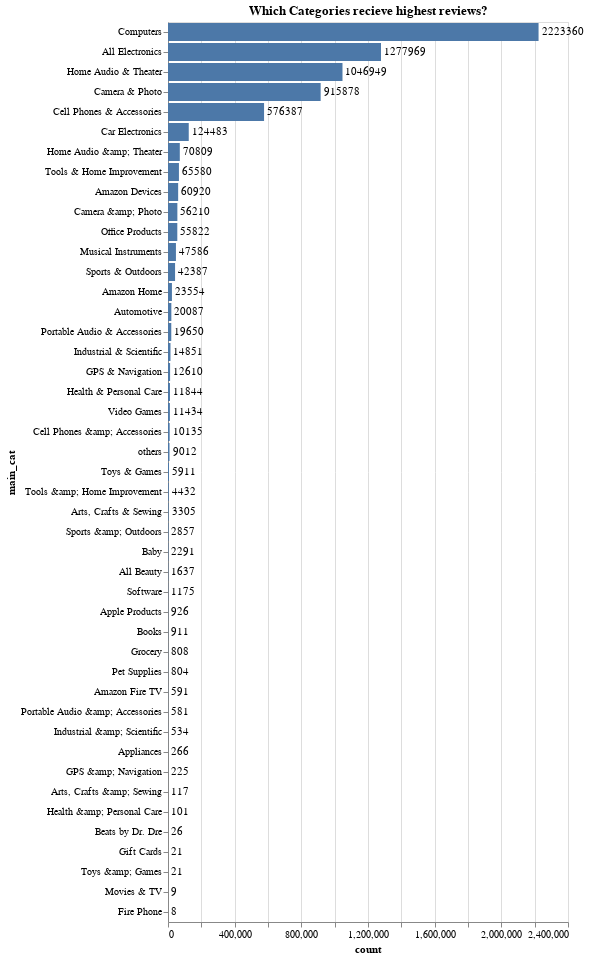

The cell this chart's notebook holds for it:
### Code cell
cats = data.groupby('main_cat').size().reset_index()
cats.columns = ['main_cat', 'count']
bars = alt.Chart(cats).mark_bar().encode(
    x='count:Q',
    y=alt.Y('main_cat', sort='-x')
)
text = bars.mark_text(
    align='left',
    baseline='middle',
    dx=3  # Nudges text to right so it doesn't appear on top of the bar
).encode(
    text='count:Q'
)
(bars + text).properties(title='Which Categories recieve highest reviews?' ,height=900)

### Figure 1 — Vega-Lite specification as saved in the notebook (floating-point values rounded to 4 significant figures)
{"config": {"view": {"continuousWidth": 400, "continuousHeight": 300}}, "layer": [{"mark": "bar", "encoding": {"x": {"field": "count", "type": "quantitative"}, "y": {"field": "main_cat", "sort": "-x", "type": "nominal"}}}, {"mark": {"type": "text", "align": "left", "baseline": "middle", "dx": 3}, "encoding": {"text": {"field": "count", "type": "quantitative"}, "x": {"field": "count", "type": "quantitative"}, "y": {"field": "main_cat", "sort": "-x", "type": "nominal"}}}], "data": {"name": "data-bfee497c85c50b6d7718a987822e9ab9"}, "height": 900, "title": "Which Categories recieve highest reviews?", "$schema": "https://vega.github.io/schema/vega-lite/v4.17.0.json", "datasets": {"data-bfee497c85c50b6d7718a987822e9ab9": [{"main_cat": "All Beauty", "count": 1637}, {"main_cat": "All Electronics", "count": 1277969}, {"main_cat": "Amazon Devices", "count": 60920}, {"main_cat": "Amazon Fire TV", "count": 591}, {"main_cat": "Amazon Home", "count": 23554}, {"main_cat": "Apple Products", "count": 926}, {"main_cat": "Appliances", "count": 266}, {"main_cat": "Arts, Crafts & Sewing", "count": 3305}, {"main_cat": "Arts, Crafts &amp; Sewing", "count": 117}, {"main_cat": "Automotive", "count": 20087}, {"main_cat": "Baby", "count": 2291}, {"main_cat": "Beats by Dr. Dre", "count": 26}, {"main_cat": "Books", "count": 911}, {"main_cat": "Camera & Photo", "count": 915878}, {"main_cat": "Camera &amp; Photo", "count": 56210}, {"main_cat": "Car Electronics", "count": 124483}, {"main_cat": "Cell Phones & Accessories", "count": 576387}, {"main_cat": "Cell Phones &amp; Accessories", "count": 10135}, {"main_cat": "Computers", "count": 2223360}, {"main_cat": "Fire Phone", "count": 8}, {"main_cat": "GPS & Navigation", "count": 12610}, {"main_cat": "GPS &amp; Navigation", "count": 225}, {"main_cat": "Gift Cards", "count": 21}, {"main_cat": "Grocery", "count": 808}, {"main_cat": "Health & Personal Care", "count": 11844}, {"main_cat": "Health &amp; Personal Care", "count": 101}, {"main_cat": "Home Audio & Theater", "count": 1046949}, {"main_cat": "Home Audio &amp; Theater", "count": 70809}, {"main_cat": "Industrial & Scientific", "count": 14851}, {"main_cat": "Industrial &amp; Scientific", "count": 534}, {"main_cat": "Movies & TV", "count": 9}, {"main_cat": "Musical Instruments", "count": 47586}, {"main_cat": "Office Products", "count": 55822}, {"main_cat": "Pet Supplies", "count": 804}, {"main_cat": "Portable Audio & Accessories", "count": 19650}, {"main_cat": "Portable Audio &amp; Accessories", "count": 581}, {"main_cat": "Software", "count": 1175}, {"main_cat": "Sports & Outdoors", "count": 42387}, {"main_cat": "Sports &amp; Outdoors", "count": 2857}, {"main_cat": "Tools & Home Improvement", "count": 65580}, {"main_cat": "Tools &amp; Home Improvement", "count": 4432}, {"main_cat": "Toys & Games", "count": 5911}, {"main_cat": "Toys &amp; Games", "count": 21}, {"main_cat": "Video Games", "count": 11434}, {"main_cat": "others", "count": 9012}]}}
